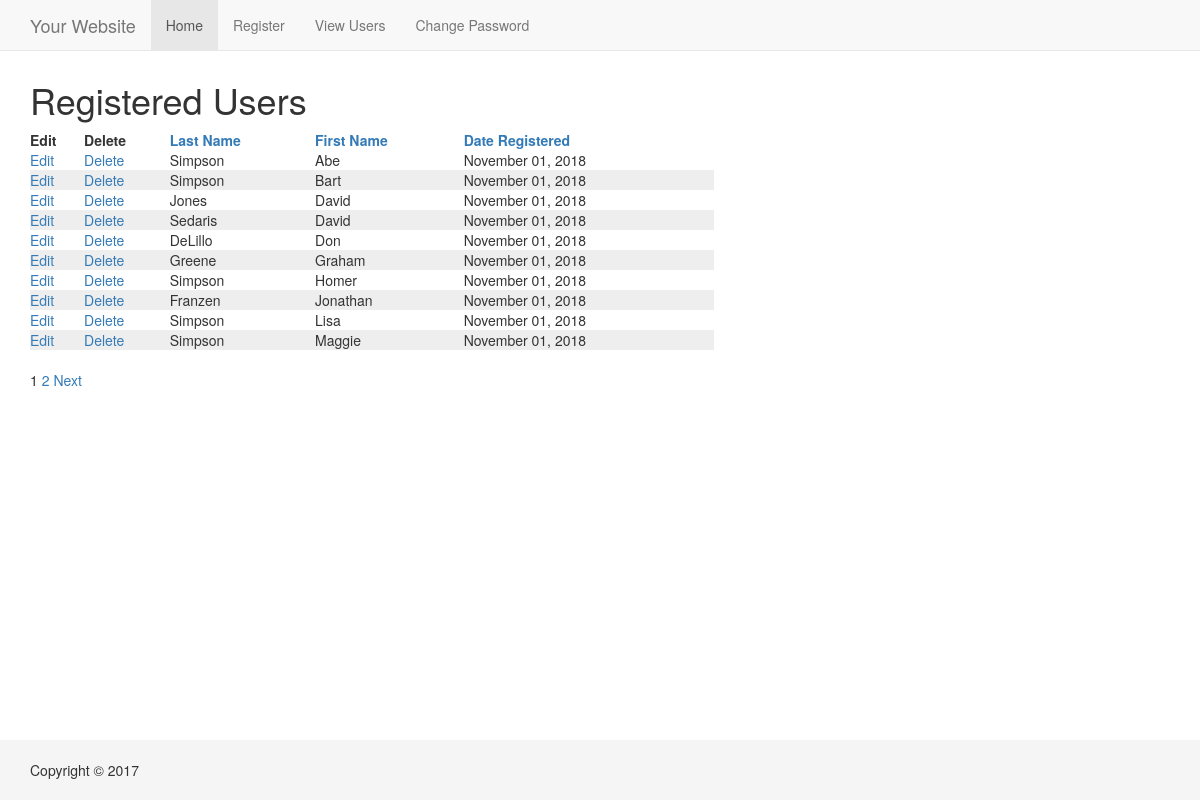
Screenshot of /view_users.php?sort=fn with the database file from the repository.
### tables this page shows
CREATE TABLE users 
(
user_id MEDIUMINT UNSIGNED NOT NULL AUTO_INCREMENT,
first_name VARCHAR(20) NOT NULL,
last_name VARCHAR(40) NOT NULL,
email VARCHAR(60) NOT NULL,
pass CHAR(40) NOT NULL,
registration_date DATETIME NOT NULL,
PRIMARY KEY (user_id)
);

### view_users.php (the view, shortened to what this page needs)
<?php
echo '<h1>Registered Users</h1>';
$display = 10;
if (isset($_GET['p']) && is_numeric($_GET['p'])) {
	$pages = $_GET['p'];
} else {
	$q = "SELECT COUNT(user_id) FROM users";
	$r = @mysqli_query($conn, $q);
	$row = @mysqli_fetch_array($r, MYSQLI_NUM);
	$records = $row[0];
	if ($records > $display) {
		$pages = ceil ($records/$display);
	} else {
		$pages = 1;
	}
}
if (isset($_GET['s']) && is_numeric($_GET['s'])) {
	$start = $_GET['s'];
} else {
	$start = 0;
}
$sort = (isset($_GET['sort'])) ? $_GET['sort'] : 'rd';
switch ($sort) {
	case 'fn':
		$order_by = 'first_name ASC';
		break;
}
$q = "SELECT last_name, first_name, DATE_FORMAT(registration_date, '%M %d, %Y') AS dr, user_id FROM users ORDER BY $order_by LIMIT $start, $display";
$r = @mysqli_query($conn, $q);
echo '<table width="60%">
<thead>
<tr>
	<th align="left"><strong>Edit</strong></th>
	<th align="left"><strong>Delete</strong></th>
	<th align="left"><strong><a href="view_users.php?sort=ln">Last Name</a></strong></th>
	<th align="left"><strong><a href="view_users.php?sort=fn">First Name</a></strong></th>
	<th align="left"><strong><a href="view_users.php?sort=rd">Date Registered</a></strong></th>
</tr>
</thead>
<tbody>
';
$bg = '#eeeeee';
while ($row = mysqli_fetch_array($r, MYSQLI_ASSOC)) {
	$bg = ($bg=='#eeeeee' ? '#ffffff' : '#eeeeee');
		echo '<tr bgcolor="' . $bg . '">
		<td align="left"><a href="edit_user.php?id=' . $row['user_id'] . '">Edit</a></td>
		<td align="left"><a href="delete_user.php?id=' . $row['user_id'] . '">Delete</a></td>
		<td align="left">' . $row['last_name'] . '</td>
		<td align="left">' . $row['first_name'] . '</td>
		<td align="left">' . $row['dr'] . '</td>
	</tr>
	';
}
echo '</tbody></table>';
if ($pages > 1) {
	echo '<br><p>';
	$current_page = ($start/$display) + 1;
	for ($i = 1; $i <= $pages; $i++) {
		if ($i != $current_page) {
			echo '<a href="view_users.php?s=' . (($display * ($i - 1))) . '&p=' . $pages . '&sort=' . $sort . '">' . $i . '</a> ';
		} else {
			echo $i . ' ';
		}
	}
	if ($current_page != $pages) {
		echo '<a href="view_users.php?s=' . ($start + $display) . '&p=' . $pages . '&sort=' . $sort . '">Next</a>';
	}
	echo '</p>';
}
?>

### css/style.css (style rules this page uses)
html { position: relative; min-height: 100%; }
body { margin-bottom: 60px; }
.footer { position: absolute; bottom: 0; width: 100%; height: 60px; background-color: #f5f5f5; }
body > .container { padding: 60px 15px 0; }
.container .text-muted { margin: 20px 0; }
.footer > .container { padding-right: 15px; padding-left: 15px; }

### rows the page displays
users: last_name "Simpson", first_name "Abe", dr "November 01, 2018"
users: last_name "Simpson", first_name "Bart", dr "November 01, 2018"
users: last_name "Jones", first_name "David", dr "November 01, 2018"
users: last_name "Sedaris", first_name "David", dr "November 01, 2018"
users: last_name "DeLillo", first_name "Don", dr "November 01, 2018"
users: last_name "Greene", first_name "Graham", dr "November 01, 2018"
users: last_name "Simpson", first_name "Homer", dr "November 01, 2018"
users: last_name "Franzen", first_name "Jonathan", dr "November 01, 2018"
users: last_name "Simpson", first_name "Lisa", dr "November 01, 2018"
users: last_name "Simpson", first_name "Maggie", dr "November 01, 2018"
